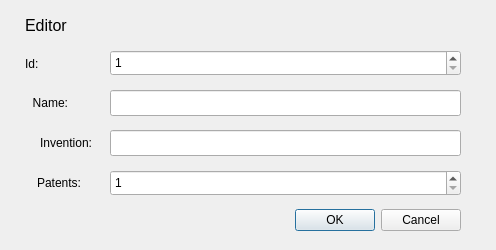
<?xml version="1.0" encoding="UTF-8"?>
<ui version="4.0">
 <class>EditDialog</class>
 <widget class="QDialog" name="EditDialog">
  <property name="geometry">
   <rect>
    <x>0</x>
    <y>0</y>
    <width>496</width>
    <height>250</height>
   </rect>
  </property>
  <property name="windowTitle">
   <string>Dialog</string>
  </property>
  <widget class="QDialogButtonBox" name="buttonBox">
   <property name="geometry">
    <rect>
     <x>270</x>
     <y>200</y>
     <width>191</width>
     <height>41</height>
    </rect>
   </property>
   <property name="orientation">
    <enum>Qt::Horizontal</enum>
   </property>
   <property name="standardButtons">
    <set>QDialogButtonBox::Cancel|QDialogButtonBox::Ok</set>
   </property>
  </widget>
  <widget class="QLabel" name="label">
   <property name="geometry">
    <rect>
     <x>25</x>
     <y>10</y>
     <width>71</width>
     <height>31</height>
    </rect>
   </property>
   <property name="font">
    <font>
     <pointsize>12</pointsize>
    </font>
   </property>
   <property name="text">
    <string>Editor</string>
   </property>
  </widget>
  <widget class="QLabel" name="label_2">
   <property name="geometry">
    <rect>
     <x>0</x>
     <y>90</y>
     <width>68</width>
     <height>25</height>
    </rect>
   </property>
   <property name="layoutDirection">
    <enum>Qt::LeftToRight</enum>
   </property>
   <property name="text">
    <string>Name:</string>
   </property>
   <property name="alignment">
    <set>Qt::AlignRight|Qt::AlignTrailing|Qt::AlignVCenter</set>
   </property>
  </widget>
  <widget class="QLabel" name="label_4">
   <property name="geometry">
    <rect>
     <x>24</x>
     <y>130</y>
     <width>68</width>
     <height>25</height>
    </rect>
   </property>
   <property name="text">
    <string>Invention:</string>
   </property>
   <property name="alignment">
    <set>Qt::AlignRight|Qt::AlignTrailing|Qt::AlignVCenter</set>
   </property>
  </widget>
  <widget class="QLabel" name="label_3">
   <property name="geometry">
    <rect>
     <x>25</x>
     <y>170</y>
     <width>56</width>
     <height>26</height>
    </rect>
   </property>
   <property name="text">
    <string>Patents:</string>
   </property>
   <property name="alignment">
    <set>Qt::AlignRight|Qt::AlignTrailing|Qt::AlignVCenter</set>
   </property>
  </widget>
  <widget class="QSpinBox" name="spinBox">
   <property name="geometry">
    <rect>
     <x>110</x>
     <y>170</y>
     <width>351</width>
     <height>26</height>
    </rect>
   </property>
   <property name="minimum">
    <number>1</number>
   </property>
   <property name="maximum">
    <number>2000</number>
   </property>
   <property name="value">
    <number>1</number>
   </property>
  </widget>
  <widget class="QLineEdit" name="lineEdit_2">
   <property name="geometry">
    <rect>
     <x>110</x>
     <y>130</y>
     <width>351</width>
     <height>26</height>
    </rect>
   </property>
  </widget>
  <widget class="QLineEdit" name="lineEdit">
   <property name="geometry">
    <rect>
     <x>110</x>
     <y>90</y>
     <width>351</width>
     <height>26</height>
    </rect>
   </property>
  </widget>
  <widget class="QLabel" name="label_5">
   <property name="geometry">
    <rect>
     <x>25</x>
     <y>55</y>
     <width>67</width>
     <height>17</height>
    </rect>
   </property>
   <property name="text">
    <string>Id:</string>
   </property>
  </widget>
  <widget class="QSpinBox" name="spinBox_2">
   <property name="geometry">
    <rect>
     <x>110</x>
     <y>50</y>
     <width>351</width>
     <height>26</height>
    </rect>
   </property>
   <property name="minimum">
    <number>1</number>
   </property>
   <property name="maximum">
    <number>20</number>
   </property>
  </widget>
 </widget>
 <resources/>
 <connections>
  <connection>
   <sender>buttonBox</sender>
   <signal>accepted()</signal>
   <receiver>EditDialog</receiver>
   <slot>accept()</slot>
   <hints>
    <hint type="sourcelabel">
     <x>248</x>
     <y>254</y>
    </hint>
    <hint type="destinationlabel">
     <x>157</x>
     <y>274</y>
    </hint>
   </hints>
  </connection>
  <connection>
   <sender>buttonBox</sender>
   <signal>rejected()</signal>
   <receiver>EditDialog</receiver>
   <slot>reject()</slot>
   <hints>
    <hint type="sourcelabel">
     <x>316</x>
     <y>260</y>
    </hint>
    <hint type="destinationlabel">
     <x>286</x>
     <y>274</y>
    </hint>
   </hints>
  </connection>
 </connections>
</ui>
